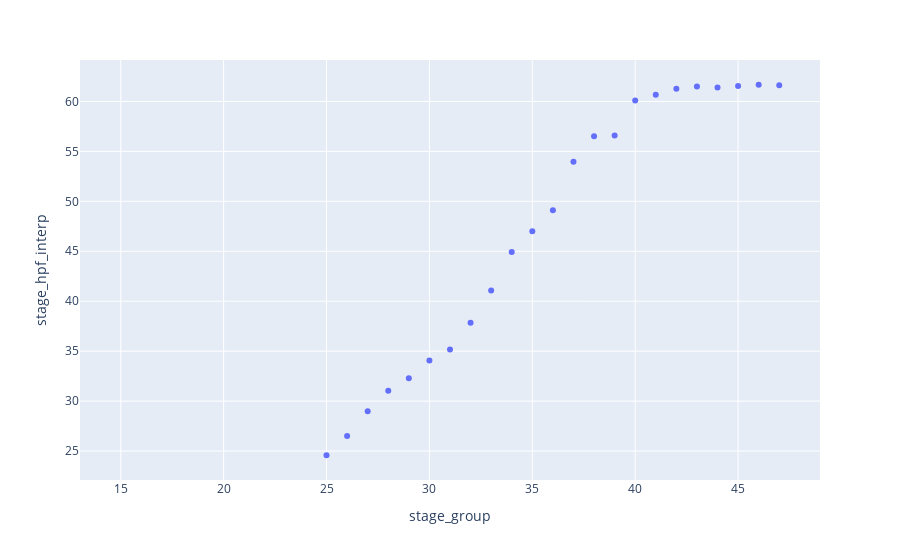

The cell this chart's notebook holds for it:
### Code cell
import scipy 

interp = scipy.interpolate.interp1d(length_key["length_mm_lin"], length_key["stage_hpf"], 
                                    kind="linear", fill_value=np.nan, bounds_error=False)

stage_hpf_interp = interp(length_df["length_mm"])
length_df["stage_hpf_interp"] = stage_hpf_interp

fig = px.scatter(length_df, x="stage_group", y="stage_hpf_interp")
fig.show()

### Figure 1 — Plotly figure (JSON) as saved in the notebook; plotly's stock layout.template omitted (floating-point values rounded to 4 significant figures)
{"data": [{"hovertemplate": "stage_group=%{x}<br>stage_hpf_interp=%{y}<extra></extra>", "legendgroup": "", "marker": {"color": "#636efa", "symbol": "circle"}, "mode": "markers", "name": "", "orientation": "v", "showlegend": false, "type": "scatter", "x": [15, 16, 17, 18, 19, 20, 21, 22, 23, 24, 25, 26, 27, 28, 29, 30, 31, 32, 33, 34, 35, 36, 37, 38, 39, 40, 41, 42, 43, 44, 45, 46, 47], "xaxis": "x", "y": [null, null, null, null, null, null, null, null, null, null, 24.58, 26.5, 28.98, 31.05, 32.29, 34.06, 35.16, 37.84, 41.08, 44.93, 46.99, 49.1, 53.97, 56.53, 56.59, 60.1, 60.66, 61.28, 61.5, 61.4, 61.54, 61.67, 61.61], "yaxis": "y"}], "layout": {"legend": {"tracegroupgap": 0}, "margin": {"t": 60}, "xaxis": {"anchor": "y", "domain": [0, 1], "title": {"text": "stage_group"}}, "yaxis": {"anchor": "x", "domain": [0, 1], "title": {"text": "stage_hpf_interp"}}}}
